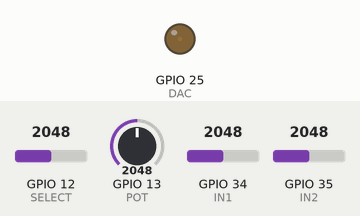
The sketch below on a simulated ESP32. Parts: output pins drawn as LEDs (lit = HIGH). Inputs (shaded band) come from the test bench; at power-on: GPIO 12 (SELECT) = 2048, GPIO 13 (POT) = 2048, GPIO 34 (IN1) = 2048, GPIO 35 (IN2) = 2048. Random numbers use the default seed unless the sketch sets one.

Above: at 1.2 s.
1.3 s: GPIO 12 (SELECT) set to 2016
3.1 s: GPIO 12 (SELECT) set to 3112
6.1 s: GPIO 13 (POT) set to 3112
At 7.2 s:
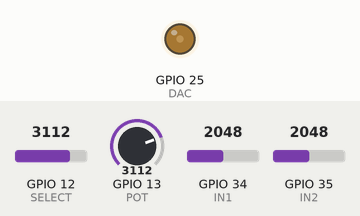
9.1 s: GPIO 13 (POT) set to 3972
10.6 s: GPIO 12 (SELECT) set to 2008
12.5 s: GPIO 34 (IN1) set to 2866
At 13.2 s:
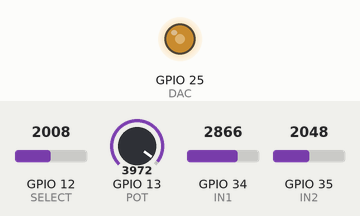
Timing chart, 0 to 15.0 s (numbered marks = the images above; inputs shaded):
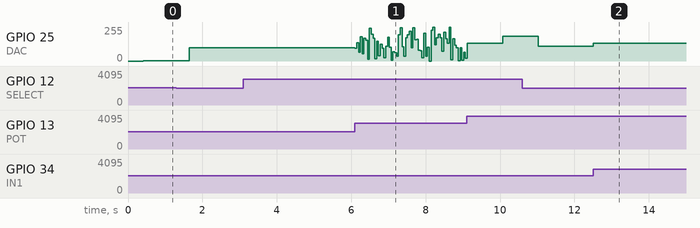

Measured:
- after the input at 3.1 s, GPIO 25 (DAC): 101/255 → 95/255 after 3.0 s
- after the input at 12.5 s, GPIO 25 (DAC): 109/255 → 134/255 at once

The sketch:

Shapeshift.ino
```cpp
#define DAC 25
#define SELECT 12
#define POT 13
#define IN1 34
#define IN2 35

int select_var;
double vca_pot;
int osc_delay;
int lfo_value;
bool lfo_up;

void setup() {
  pinMode(DAC, OUTPUT);
}

void loop()
{
  select_var = analogRead(SELECT);
  if (select_var < 1024)
  {
    // VCO Mode
    /*
    osc_delay = 500000.0 / (130.8 * pow(2, analogRead(IN2) / 4096.0 * 3.3) + analogRead(POT) / 4.0 + analogRead(IN1) / 4.0);
    for (int i = 0; i < 32; i++){
      //dacWrite(DAC, 0);
      digitalWrite(DAC, LOW);
      delayMicroseconds(osc_delay);
      //dacWrite(DAC, 255);
      digitalWrite(DAC, HIGH);
      delayMicroseconds(osc_delay);
    }
    */
    osc_delay = 500000.0 / (130.8 * pow(2, analogRead(IN2) / 4096.0 * 3.3) + analogRead(POT) / 4.0 + analogRead(IN1) / 4.0);
    digitalWrite(DAC, LOW);
    delayMicroseconds(osc_delay);
    digitalWrite(DAC, HIGH);
    delayMicroseconds(osc_delay);
  }
  else if (select_var < 2048)
  {
    // VCA Mode
    vca_pot = static_cast<double>(analogRead(POT));
    for (int i = 0; i < 10; i++)
    {
      dacWrite(DAC, static_cast<double>(analogRead(IN1) - 1489) * static_cast<double>(analogRead(IN2)) * vca_pot / 268435456.0 + 93);
    }
  }
  else if (select_var < 3072)
  {
    // LFO Mode
    dacWrite(DAC, lfo_value);
    if (lfo_value == 255) lfo_up = false;
    else if (lfo_value == 0) lfo_up = true;
    if (lfo_up) lfo_value ++;
    else lfo_value --;
    delayMicroseconds(pow(2, 5 + (analogRead(IN2) + analogRead(POT)) / 300.0));
  }
  else
  {
    // Noise Mode
    dacWrite(DAC, random(255));
    delayMicroseconds(pow(2, (1 + analogRead(POT)) / 200.0));
  }
}
```
